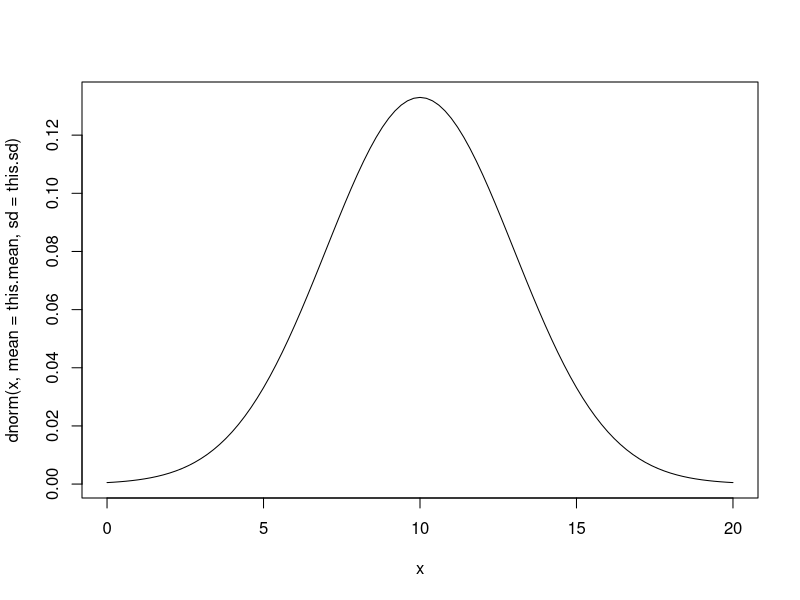

Source code (R): (Note: this script raises an error after producing the figure.)
this.mean = 10
this.sd = 3
this.tries = 10000

curve(dnorm(x, mean=this.mean, sd=this.sd), from=0, to=20)
sample <- rnorm(100,mean=10,sd=3)
summary (sample)
mus = rep(this.tries,0)
sds = rep(this.tries,0)

for (i in 1:n.tries) {
  sample <- rnorm(100,mean=10,sd=3)
  
  mus[i] = mean(sample)
  sds[i] = sqrt(var(sample))
}
dev.new()
hist(mus)
dev.new()
hist(sds)
